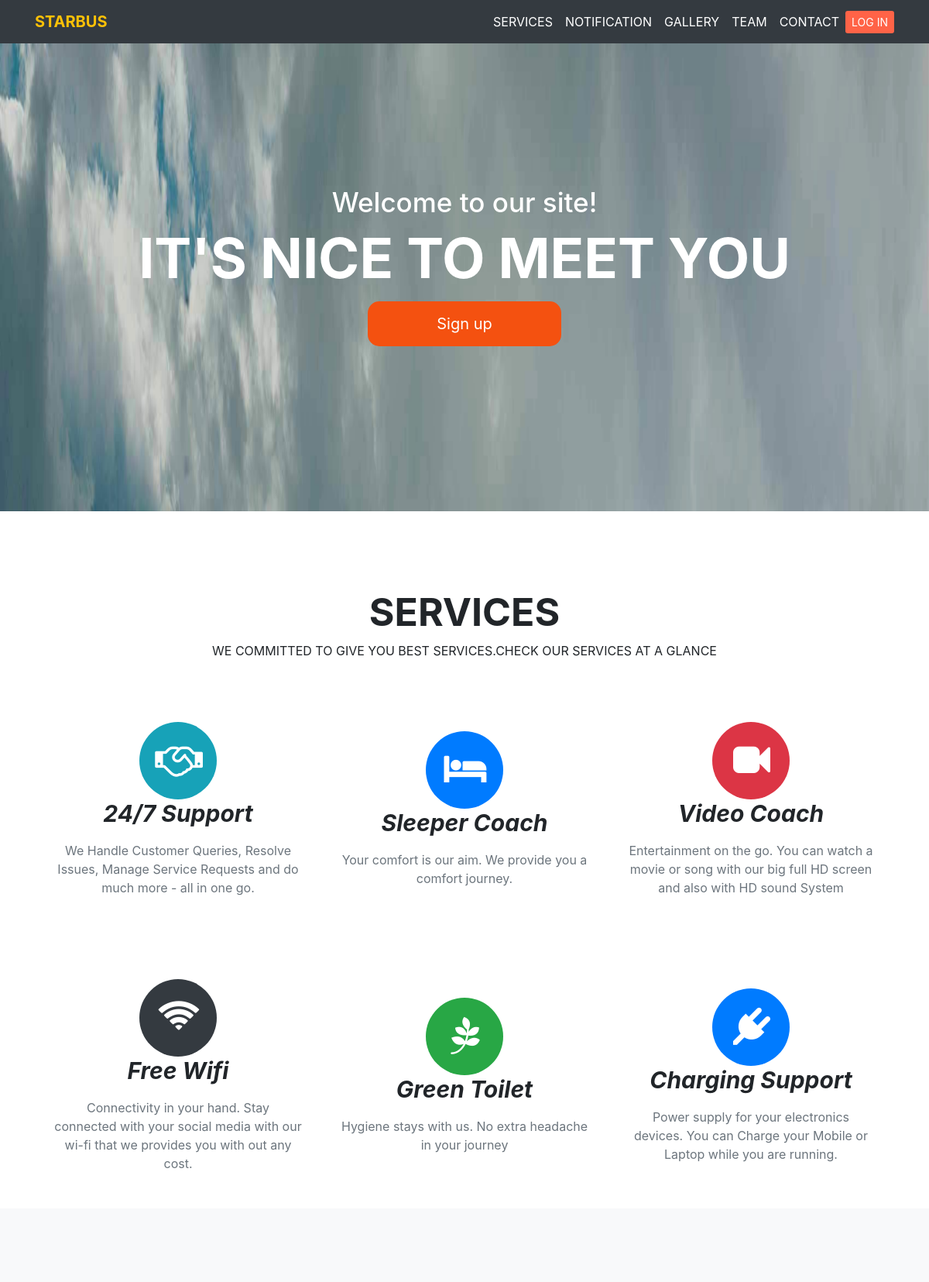
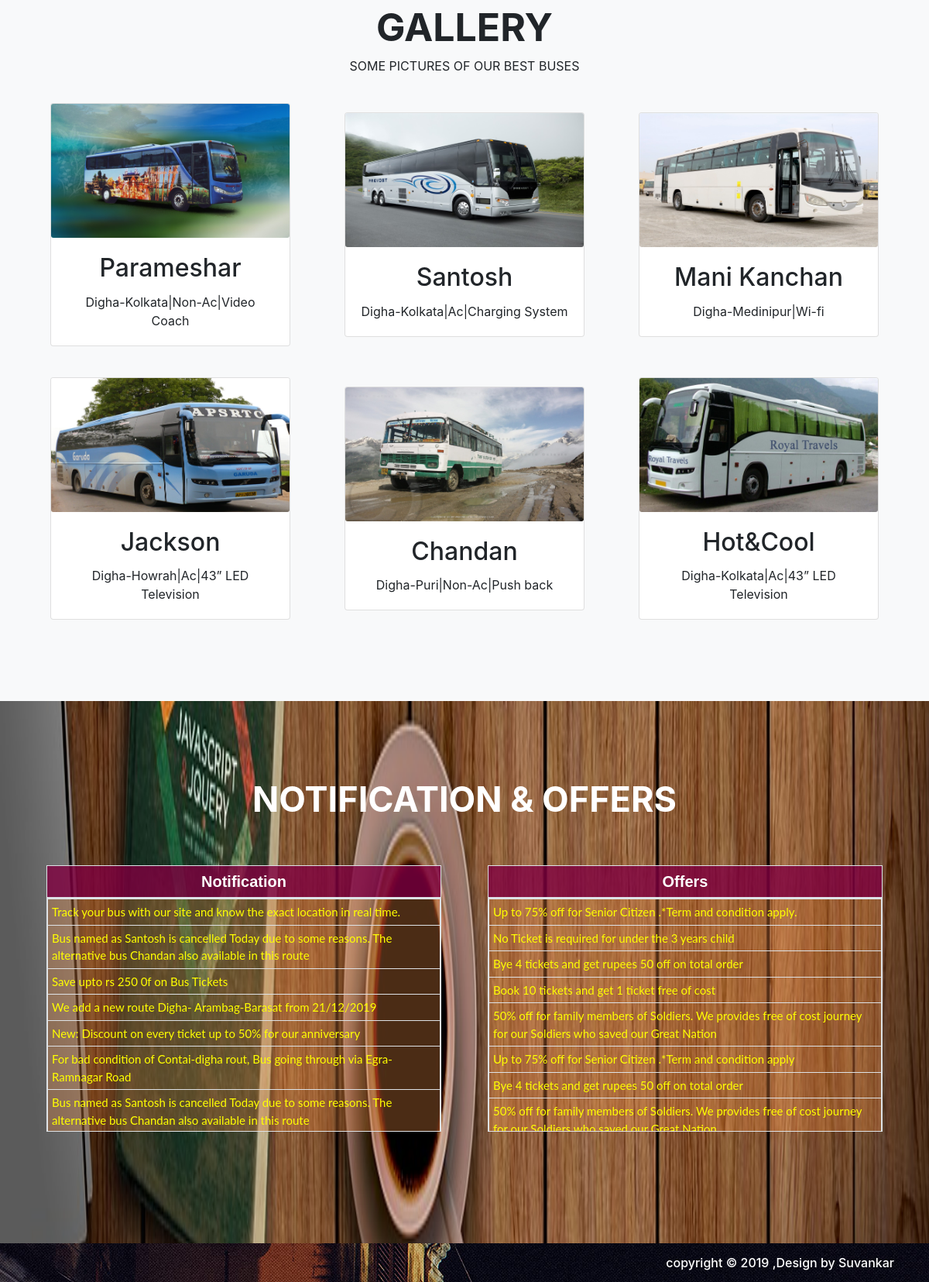
The page / on the database its author committed (2 pictures, top to bottom).
### tables this page shows
CREATE TABLE IF NOT EXISTS `notification` (
  `notification_id` int(10) NOT NULL AUTO_INCREMENT,
  `notification` text NOT NULL,
  `admin_id` int(100) NOT NULL,
  PRIMARY KEY (`notification_id`)
);

CREATE TABLE IF NOT EXISTS `offers` (
  `offers_id` int(10) NOT NULL AUTO_INCREMENT,
  `offers` text NOT NULL,
  `admin_id` int(100) NOT NULL,
  PRIMARY KEY (`offers_id`)
);

### application/controllers/homecontrol.php (called while the page is built, shortened)
<?php
class Homecontrol extends MY_Controller{
	public function index(){
		$this->load->model('notification_offersmodel');
		$notificationlisting = $this->notification_offersmodel->notificationlist2();
		$offerslisting = $this->notification_offersmodel->offerslist2();
    	$this->load->view('homepage/home.php',['offerslisting'=>$offerslisting,'notificationlisting'=>$notificationlisting]);
	}
}

### index.php (called while the page is built, shortened)
<?php
require_once BASEPATH.'core/CodeIgniter.php';

### application/models/notification_offersmodel.php (called while the page is built, shortened)
<?php
class Notification_offersmodel extends CI_Model{
	public function notificationlist2(){
		$query = $this->db
							->select(['notification_id','notification'])
							->from('notification')
							->get();
		return $query->result();
	}
	public function offerslist2(){
		$query = $this->db
							->select(['offers_id','offers'])
							->from('offers')
							->get();
		return $query->result();
	}
}

### application/views/homepage/commonhome.php (the view, shortened to what this page needs)
<section class="container ourservices text-center" id="services">
	<h1>SERVICES</h1>
	<p>WE COMMITTED TO GIVE YOU BEST SERVICES.CHECK OUR SERVICES AT A GLANCE</p>
	<div class="row rowsetting">
		<div class="col-lg-4 col-lg-4  col-sm-4 col-10 d-block m-auto">
			<div class="imgsetting d-block m-auto bg-info">
				<i class="fa fa-handshake-o fa-3x text-white"></i>
			</div>
			<h2> 24/7 Support</h2>
			<p>We Handle Customer Queries, Resolve Issues,  Manage Service Requests and do much more - all in one go.</p>
		</div>
		<div class="col-lg-4 col-lg-4  col-sm-4 col-10 d-block m-auto">
			<div class="imgsetting d-block m-auto bg-primary">
				<i class="fa fa-bed fa-3x text-white"></i>
			</div>
			<h2> Sleeper Coach</h2>
			<p>Your comfort is our aim. We provide you a comfort  journey.</p>
		</div>
		<div class="col-lg-4 col-lg-4  col-sm-4 col-10 d-block m-auto">
			<div class="imgsetting d-block m-auto bg-danger">
				<i class="fa fa-video-camera fa-3x text-white"></i>
			</div>
			<h2> Video Coach</h2>
			<p>Entertainment  on the go. You can watch  a movie or song with our  big  full HD screen and also with  HD sound System</p>
		</div>
	</div>
	<div class="row rowsetting">
		<div class="col-lg-4 col-lg-4  col-sm-4 col-10 d-block m-auto">
			<div class="imgsetting d-block m-auto bg-dark">
				<i class="fa fa-wifi fa-3x text-white"></i>
			</div>
			<h2> Free Wifi</h2>
			<p>Connectivity in your hand. Stay connected with your social media with our wi-fi that we provides you with out any cost.</p>
		</div>
		<div class="col-lg-4 col-lg-4  col-sm-4 col-10 d-block m-auto">
			<div class="imgsetting d-block m-auto bg-success">
				<i class="fa fa-pagelines fa-3x text-white"></i>
			</div>
			<h2> Green Toilet</h2>
			<p>Hygiene  stays with us. No extra headache in your journey</p>
		</div>
		<div class="col-lg-4 col-lg-4  col-sm-4 col-10 d-block m-auto">
			<div class="imgsetting d-block m-auto bg-primary">
				<i class="fa fa-plug fa-3x text-white"></i>
			</div>
			<h2> Charging Support</h2>
			<p>Power supply for your  electronics devices. You can Charge your Mobile or Laptop while you are running.</p>
		</div>
	</div>
</section>
<section class="gallery bg-light" id="gallery">
	<div class="container text-center">
		<h1>GALLERY</h1>
		<p>SOME PICTURES OF OUR BEST BUSES</p>
		<div class="row">
			<div class="col-lg-4 col-md-4 col-sm-12 col-10 d-block m-auto">
				<div class="card">
					<img src="<?=base_url('assets/img/gallery/bus/1.jpg') ?>" class="card-img img-fluid">
					<div class="card-body">
						<h2 class="card-title">Parameshar</h2>
						<p class="card-text">Digha-Kolkata|Non-Ac|Video Coach</p>
					</div>
				</div>
			</div>
			<div class="col-lg-4 col-md-4 col-sm-12 col-10 d-block m-auto">
				<div class="card">
					<img src="<?=base_url('assets/img/gallery/bus/2.jpg') ?>" class="card-img img-fluid">
					<div class="card-body">
						<h2 class="card-title">Santosh</h2>
						<p class="card-text">Digha-Kolkata|Ac|Charging System</p>
					</div>
				</div>
			</div>
			<div class="col-lg-4 col-md-4 col-sm-12 col-10 d-block m-auto">
				<div class="card">
					<img src="<?=base_url('assets/img/gallery/bus/3.jpg') ?>" class="card-img img-fluid">
					<div class="card-body">
						<h2 class="card-title">Mani Kanchan</h2>
						<p class="card-text">Digha-Medinipur|Wi-fi</p>
					</div>
				</div>
			</div>
		</div>
		<div class="row">
			<div class="col-lg-4 col-md-4 col-sm-12 col-10 d-block m-auto">
				<div class="card">
					<img src="<?=base_url('assets/img/gallery/bus/4.jpg') ?>" class="card-img img-fluid">
					<div class="card-body">
						<h2 class="card-title">Jackson</h2>
						<p class="card-text">Digha-Howrah|Ac|43” LED Television</p>
					</div>
				</div>
			</div>
			<div class="col-lg-4 col-md-4 col-sm-12 col-10 d-block m-auto">
				<div class="card">
					<img src="<?=base_url('assets/img/gallery/bus/5.jpg') ?>" class="card-img img-fluid">
					<div class="card-body">
						<h2 class="card-title">Chandan</h2>
						<p class="card-text">Digha-Puri|Non-Ac|Push back</p>
					</div>
				</div>
			</div>
			<div class="col-lg-4 col-md-4 col-sm-12 col-10 d-block m-auto">
				<div class="card">
					<img src="<?=base_url('assets/img/gallery/bus/6.jpg') ?>" class="card-img img-fluid">
					<div class="card-body">
						<h2 class="card-title">Hot&Cool</h2>
						<p class="card-text">Digha-Kolkata|Ac|43” LED Television</p>
					</div>
				</div>
			</div>
		</div>
	</div>
</section>
<section class = "noti_offer" id = "noti&offer">
	<div class="container text-center">
		<h1>NOTIFICATION & OFFERS</h1>
		<div class="row">
		<div class="col-lg-6 col-md-6 col-sm-12 col-10 d-block m-auto">
			<div class="container">
			  <table class="table1 table-bordered table-striped">
			    <thead>
			      <tr>
			        <th>Notification</th>
			      </tr>
			    </thead>
			    <tbody>
			    	<?php if( count($notificationlisting) ): ?>
						<?php foreach($notificationlisting as $notificationlist): ?>
			      	<tr>
				        <td >
				        	<marquee style="font-family: lato" behavior="scroll" direction="left" height=100% width=100% scrollamount="3"><?= $notificationlist->notification ?></marquee>
				        </td>
			      </tr>
			      	<?php endforeach; ?>
					<?php endif; ?>
			    </tbody>
			  </table>
			</div>
		</div>
		<div class="col-lg-6 col-md-6 col-sm-12 col-10 d-block m-auto">
			<div class="container">
			  <table class="table1 table-bordered table-striped">
			    <thead>
			      <tr>
			        <th>Offers</th>
			      </tr>
			    </thead>
			    <tbody>
	              <?php if( count($offerslisting) ): ?>
	              <?php foreach($offerslisting as $offerslist): ?>
	                <tr>
	                  <td >
	                    <marquee style="font-family: lato" behavior="scroll" direction="left" height=100% width=100% scrollamount="3"><?= $offerslist->offers ?></marquee>
	                  </td>
	              	</tr>
	                <?php endforeach; ?>
	            	<?php endif; ?>
	            </tbody>
			  </table>
			</div>
		</div>
	</div>
	</div>
</section>

### application/views/homepage/home.php (shortened to what this page needs)
<!DOCTYPE html>
<html>
<head>
  <link rel="stylesheet" href="https://maxcdn.bootstrapcdn.com/bootstrap/4.3.1/css/bootstrap.min.css">
  <link rel="stylesheet" href="https://cdnjs.cloudflare.com/ajax/libs/font-awesome/4.7.0/css/font-awesome.min.css">
</head>
<body>
  <div class="bgimg">
    <nav class="navbar navbar-expand-md bg-dark navbar-dark fixed-top">
      <div class="container">
        <a href="" class="navbar-brand text-warning font-weight-bold">STARBUS</a>
        <div class="collapse navbar-collapse text-center" id="collapsenavbar">
          <ul class="navbar-nav ml-auto">
            <li class="nav-item">
              <a href="#services" class="nav-link text-white">SERVICES</a>
            </li>
            <li class="nav-item">
              <a href="#noti&offer" class="nav-link text-white">NOTIFICATION</a>
            </li>
            <li class="nav-item">
              <a href="#gallery" class="nav-link text-white">GALLERY</a>
            </li>
            <li class="nav-item">
              <a href="<?=base_url('homecontrol/about_us')?>" class="nav-link text-white">TEAM</a>
            </li>
            <li class="nav-item">
              <a href="<?=base_url('homecontrol/contact_us')?>" class="nav-link text-white">CONTACT</a>
            </li>
            <div class="dropdown">
              <button class="dropbtn btn-sm">LOG IN</button>
            </div>
          </ul>
        </div>
      </div>
    </nav>
    	<div class="container text-center text-white headerset">
			<h2>Welcome to our site!</h2>
			<h1>IT'S NICE TO MEET YOU</h1>
			<a class="button" style="vertical-align:middle" href="<?=base_url('homecontrol/user_reg') ?>"><span>Sign up </span></a>
		</div>
  </div>
<?php include('commonhome.php'); ?>
	<footer class="footer">
		<h6 class="container text-right text-white">copyright &copy 2019 ,Design by Suvankar</h6>
	</footer>
</body>
</html>

### application/views/homepage/home.php (style rules this page uses)
html { scroll-behavior: smooth; }
.bgimg { background-image:url('assets/img/img1.jpg'); background-attachment: fixed; background-size: 100% 100%; width: 100%; height: 660px; }
.headerset { padding-top: 240px; box-sizing: border-box; }
.headerset h2 { font-size: 42px; }
.headerset h1 { font-size: 82px; font-weight: bold; }
.button { display: inline-block; border-radius: 15px; background-color: #f45110; border: none; color: #FFFFFF; text-align: center; font-size: 20px; padding: 14px; width: 250px; transition: all 0.5s; cursor: pointer; margin: 5px; }
.button span { cursor: pointer; display: inline-block; position: relative; transition: 0.5s; }
.button span:after { content: '\00bb'; position: absolute; opacity: 0; top: 0; right: -20px; transition: 0.5s; }
.dropbtn { background-color: Tomato; color: white; padding: 16px; font-size: 16px; border: none; cursor: pointer; }
.dropdown { padding-top: 6px; position: relative; display: inline-block; }
.ourservices { padding: 100px 0px 60px; height: 900px; }
.ourservices h1 { font-size: 50px; font-weight: bold; }
.ourservices h2 { font-style: italic; font-weight: bold; font-size: 30px; }
.rowsetting { margin: 80px 0px !important; }
.imgsetting { border-radius: 50%; height: 100px; width: 100px; }
.fa-handshake-o,.fa-bed,.fa-video-camera,.fa-wifi,.fa-pagelines,.fa-plug { margin-top: 25px; margin-left: 2px; }
.rowsetting p { padding: 10px; color: #6c757d!important; }
.gallery { height: 1100px; width: 100%; padding: 100px 0px 50px; }
.gallery h1 { font-size: 50px; font-weight: bold; }
.card { margin: 20px; transition: transform .2s; }
.noti_offer { height: 800px; padding: 100px 0px 60px; width: 100%; background-image:url('assets/img/notification.jpg'); background-attachment: fixed; background-size: 100% 100%; }
.noti_offer h1 { color: white; font-size: 50px; font-weight: bold; }
.table1 { table-layout: fixed; border-collapse: collapse; width: 100%; margin-top: 50px; height:300px; }
.table1 th { padding: 5px 5px 5px; font-size: 20px; font-family: Helvetica; background: rgb(128,0,64,0.8); color: #fff; position: sticky; }
.table1 td { padding: 5px 5px 5px; font-size: 15px; background: rgb(248, 145, 69, 0.3); color: rgb(255,255,0); text-align: left; }
.table1 tbody { display:block; width: auto; overflow: auto; height: 300px; }
.footer { background-image: url('assets/img/teambg.jpg'); height: 50px; }
.footer h6 { line-height: 50px; }
@media (min-width: 992px) { .headerset h2 { font-size: 35px; } }
@media (min-width: 992px) { .headerset h1 { font-size: 72px; font-weight: bold; } }
@media (min-width: 992px) { .noti_offer { height: 700px; } }
@media (min-width: 992px) { .noti_offer h1 { font-size: 45px; } }
@media (min-width: 992px) { .gallery { height: 1000px; } }

### rows shown on the page
notification: notification "Track your bus with our site and know the exact location in real time."
notification: notification "Bus named as Santosh is cancelled Today due to some reasons. The alternative bus Chandan also available in this route"
notification: notification "Save upto rs 250 0f on Bus Tickets"
notification: notification "We add a new route Digha- Arambag-Barasat from 21/12/2019"
notification: notification "New: Discount on every ticket up to 50% for our anniversary"
notification: notification "For bad condition of Contai-digha rout, Bus going through via Egra-Ramnagar Road"
notification: notification "Bus named as Santosh is cancelled Today due to some reasons. The alternative bus Chandan also available in this route"
offers: offers "Up to 75% off for Senior Citizen .*Term and condition apply."
offers: offers "No Ticket is required for under the 3 years child"
offers: offers "Bye 4 tickets and get rupees 50 off on total order"
offers: offers "Book 10 tickets and get 1 ticket free of cost"
offers: offers "50% off for family members of Soldiers. We provides free of cost journey for our Soldiers who saved our Great Nation"
offers: offers "Up to 75% off for Senior Citizen .*Term and condition apply"
offers: offers "Bye 4 tickets and get rupees 50 off on total order"
offers: offers "50% off for family members of Soldiers. We provides free of cost journey…"
